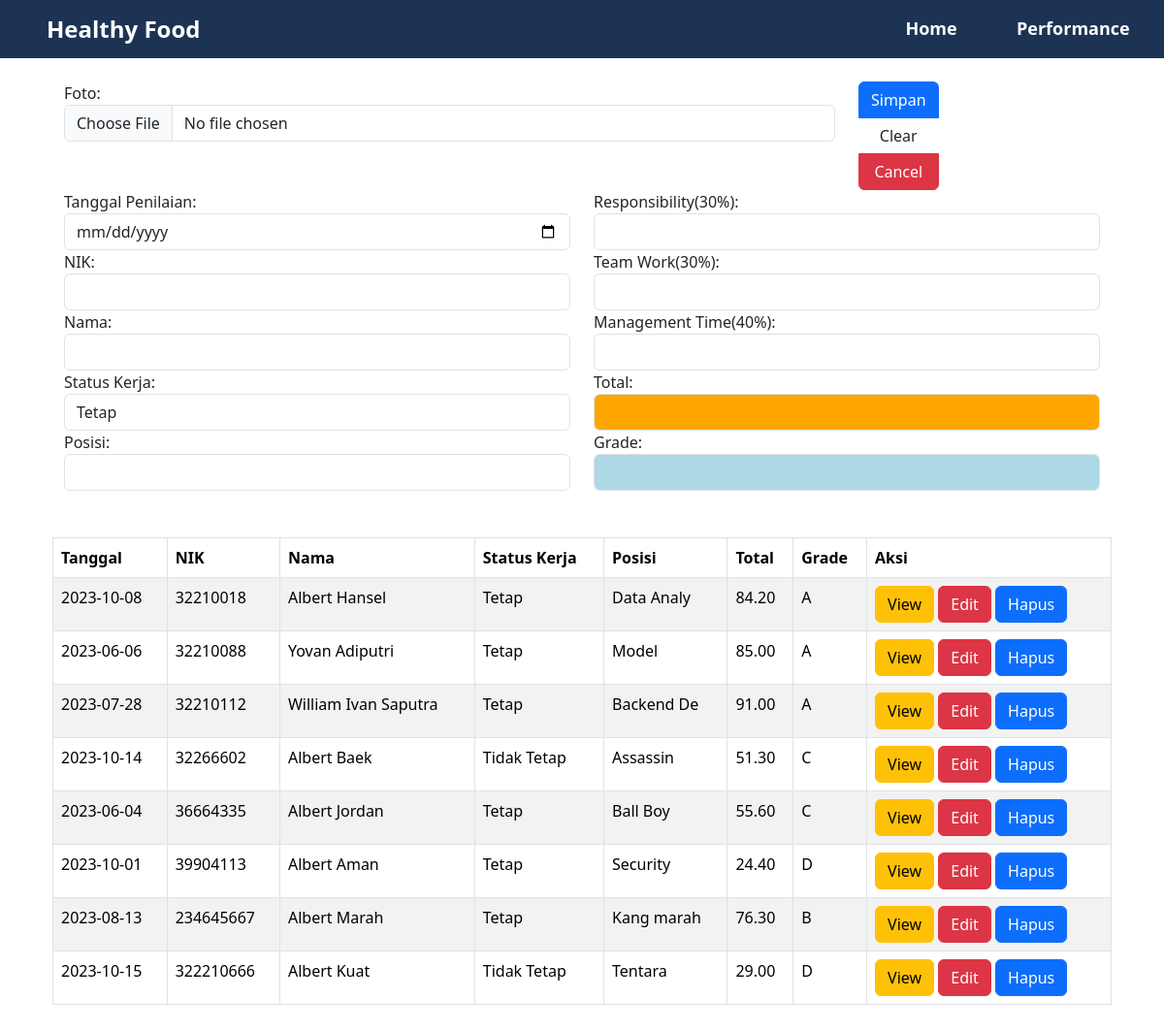
Page /performance.php on the committed database.
### tables this page shows
CREATE TABLE `performance` (
  `nik` int(8) NOT NULL,
  `foto` varchar(200) DEFAULT NULL,
  `nama` varchar(200) DEFAULT NULL,
  `status_kerja` enum('Tetap','Tidak Tetap') DEFAULT NULL,
  `position` varchar(10) DEFAULT NULL,
  `tgl_penilaian` date DEFAULT NULL,
  `responsibility` decimal(10,2) DEFAULT NULL,
  `teamwork` decimal(10,2) DEFAULT NULL,
  `management_time` decimal(10,2) DEFAULT NULL,
  `total` decimal(10,2) DEFAULT NULL,
  `grade` varchar(3) DEFAULT NULL
);

### repository/selectAllData.php (the view, shortened to what this page needs)
<?php
$query = "SELECT * FROM performance";
$result = mysqli_query($con, $query);
function showData($con)
{
    $query = "SELECT * FROM performance";
    $result = mysqli_query($con, $query);
    if ($result) {
        $karyawan = mysqli_fetch_all($result, MYSQLI_ASSOC);
    } else {
        echo 'Gagal mengambil data karyawan';
    }
    foreach ($karyawan as $row): ?>
        <tr>
            <td>
                <?= $row['tgl_penilaian'] ?>
            </td>
            <td>
                <?= $row['nik']; ?>
            </td>
            <td>
                <?= $row['nama']; ?>
            </td>
            <td>
                <?= $row['status_kerja']; ?>
            </td>
            <td>
                <?= $row['position']; ?>
            </td>
            <td>
                <?= $row['total']; ?>
            </td>
            <td>
                <?= $row['grade']; ?>
            </td>
            <td>
                <a href="#" class="btn btn-warning" onclick="viewData(this);" data-nik="<?= $row['nik'] ?>"
                    data-foto="image/<?= $row['foto'] ?>">View</a>
                <a href="#" class="btn btn-danger" data-nik="<?= $row['nik'] ?>" data-foto="image/<?= $row['foto'] ?>"
                    onclick="editData(this);">Edit</a>
                <a href="#" class="btn btn-primary" onclick="deleteData(this);" data-nik="<?= $row['nik'] ?>">Hapus</a>
            </td>
        </tr>
    <?php endforeach;
}
?>

### performance.php (shortened to what this page needs)
<!doctype html>
<html lang="en">
<link rel="stylesheet" type="text/css" href="./index.css" />
<link rel="stylesheet" type="text/css" href="./style.css" />
  <link
    href="https://cdn.jsdelivr.net/npm/bootstrap@5.3.2/dist/css/bootstrap.min.css"
    rel="stylesheet"
 />
  <head>
    <div class="home--nav--container">
        <div class="w-100 mx-auto">
          <span class="home--nav--brand ms-5 fw-bold">Healthy Food</span>
        </div>
        <div class="w-100 mx-auto">
          <nav class="home--custom--nav me-4 nav h-100 fw-semibold mx-auto">
            <a
              class="home--nav--menu nav-link w-25 text-center"
              aria-current="page"
              href="index.php"
              >Home</a
            >
            <a class="home--nav--menu nav-link w-25" href="./performance.php">Performance</a>
          </nav>
        </div>
      </div>
  </head>
  <body>
  <?php
        include("./db/connection.php");
        ?>
    <div class="container">
      <div class="row">
        <div class="col-9">
        <form action="performance.php" method="POST" enctype="multipart/form-data" id="editForm">
            <div class="form-group form-inline">
                <label for="fileInput">Foto:</label>
                <input type="file" class="form-control" id="fileInput" name="fileInput">
            </div>
        </div>
        <div class="col-3 mx-auto">
        <div class="btn-group-vertical">
            <button type="submit" class="btn btn-primary" id="simpan" >Simpan</button>
            <button type="reset" class="btn btn-default" id="clear" >Clear</button>
            <button type="reset" class="btn btn-danger" onclick="showTable()" id="cancel" >Cancel</button>
        </div>
        </div>
        <div class="col-6">
          <div class="form-group">
                <label for="tanggalPenilaian" class="custom-form-label">Tanggal Penilaian:</label>
                <input type="date" class="form-control custom-form-input" id="tanggalPenilaian" name="tanggalPenilaian" Required>
            </div>
            <div class="form-group">
                <label for="nik" class="custom-form-label">NIK:</label>
                <input type="text" class="form-control custom-form-input" id="nik" name="nik" Required>
            </div>
            <div class="form-group">
                <label for="nama" class="custom-form-label">Nama:</label>
                <input type="text" class="form-control custom-form-input" id="nama" name="nama" Required>
            </div>
            <div class="form-group">
                <label for="statusKerja" class="custom-form-label">Status Kerja:</label>
                <select  class="form-control custom-form-input" name="statusKerja" id="statusKerja" Required>
                  <option value="Tetap">Tetap</option>
                </select>
            </div>
            <div class="form-group">
                <label for="posisi" class="custom-form-label">Posisi:</label>
                <input type="text" class="form-control custom-form-input" id="posisi" name="posisi" Required>
            </div>
        </div>
        <div class="col-6">
            <div class="form-group">
                <label for="responsibility" class="custom-form-label">Responsibility(30%):</label>
                <input type="text" class="form-control custom-form-input" id="responsibility" name="responsibility" oninput="calculateTotalAndGrade();" Required>
            </div>
            <div class="form-group">
                <label for="teamWork" class="custom-form-label">Team Work(30%):</label>
                <input type="text" class="form-control custom-form-input" id="teamWork" name="teamWork" oninput="calculateTotalAndGrade();" Required>
            </div>
            <div class="form-group">
                <label for="time" class="custom-form-label" >Management Time(40%):</label>
                <input type="text" class="form-control custom-form-input" id="time" name="time" oninput="calculateTotalAndGrade();" Required>
            </div>
            <div class="form-group">
                <label for="total" class="custom-form-label">Total:</label>
                <input type="text" class="form-control custom-form-input" style="background-color: orange;" id="total" name="total"  readonly>
            </div>
            <div class="form-group">
                <label for="grade" class="custom-form-label">Grade:</label>
                <input type="text" class="form-control custom-form-input" style="background-color: lightblue" id="grade" name="grade" readonly>
            </div>
        </div>
      </div>
      <div class="tabel">
        <div class="row">
          <table class="table table-striped table-hover table-bordered" id="data-table">
            <thead>
              <tr>
                <th>Tanggal</th>
                <th>NIK</th>
                <th>Nama</th>
                <th>Status Kerja</th>
                <th>Posisi</th>
                <th>Total</th>
                <th>Grade</th>
                <th>Aksi</th>
              </tr>
            </thead>
            <tbody id="data-table-body">
              <?php
              include("repository/selectAllData.php");
              showData($con);
              ?>
              </tbody>
            </table>
          </div>
        </div>
      </div>
   </body>
</html>

### index.css (style rules this page uses)
.nav { justify-content: flex-end; }
.home--nav--container { height: 5vw; display: flex; justify-content: center; align-items: center; width: 100%; background-color: #1d3354; color: white; }
.home--nav--container a { color: white; }
.home--custom--nav { margin-top: 1.5vw !important; }
.home--nav--brand { font-size: 2vw; }
.home--nav--menu { font-size: 1.5vw !important; }

### style.css (style rules this page uses)
.row { margin-top: 4vh; padding: 3vh; }
input { border: 1px solid; }
.home--nav--menu { font-size: 1.5vw !important; padding-bottom: 2.3vw !important; }

### rows in the picture
performance: tgl_penilaian "2023-10-08", nik "32210018", nama "Albert Hansel", status_kerja "Tetap", position "Data Analy", total "84.20", grade "A"
performance: tgl_penilaian "2023-06-06", nik "32210088", nama "Yovan Adiputri", status_kerja "Tetap", position "Model", total "85.00", grade "A"
performance: tgl_penilaian "2023-07-28", nik "32210112", nama "William Ivan Saputra", status_kerja "Tetap", position "Backend De", total "91.00", grade "A"
performance: tgl_penilaian "2023-10-14", nik "32266602", nama "Albert Baek", status_kerja "Tidak Tetap", position "Assassin", total "51.30", grade "C"
performance: tgl_penilaian "2023-06-04", nik "36664335", nama "Albert Jordan", status_kerja "Tetap", position "Ball Boy", total "55.60", grade "C"
performance: tgl_penilaian "2023-10-01", nik "39904113", nama "Albert Aman", status_kerja "Tetap", position "Security", total "24.40", grade "D"
performance: tgl_penilaian "2023-08-13", nik "234645667", nama "Albert Marah", status_kerja "Tetap", position "Kang marah", total "76.30", grade "B"
performance: tgl_penilaian "2023-10-15", nik "322210666", nama "Albert Kuat", status_kerja "Tidak Tetap", position "Tentara", total "29.00", grade "D"
